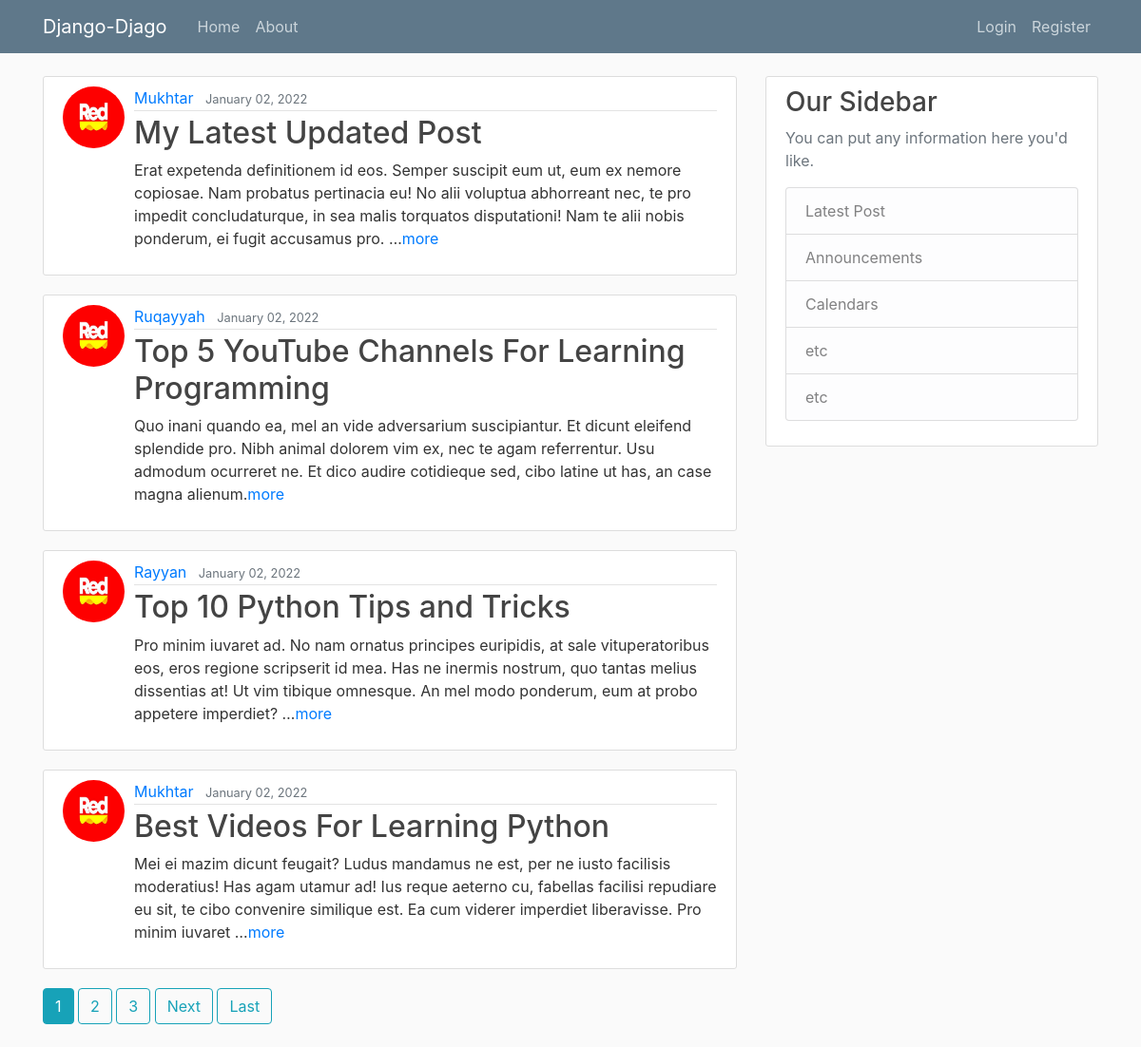
The page / on the database its author committed.
### blog/models.py (models this page shows, shortened)
class Post(models.Model):
    title = models.CharField(max_length=100)
    content = models.TextField()
    date_posted = models.DateTimeField(default=timezone.now)
    author = models.ForeignKey(User, on_delete=models.CASCADE)

### users/models.py (models this page shows, shortened)
class Profile(models.Model):
    user = models.OneToOneField(User, on_delete=models.CASCADE)
    image = models.ImageField(default='default.jpg', upload_to='profile_pics')

### blog/views.py (the view)
# urls.py: path('', PostListView.as_view(), name='blog-home'),
class PostListView(ListView):
    model = Post
    template_name = 'blog/home.html'  # <app>/<model>_<viewtype>.html
    context_object_name = 'posts'
    ordering = ['-date_posted']
    paginate_by = 4

### blog/templates/blog/home.html (shortened to what this page needs)
{% extends "blog/base.html" %}
{% block content %}
    {% for post in posts %}
        <article class="media content-section">
          <img class="rounded-circle article-img" src="{{ post.author.profile.image.url }}">
          <div class="media-body">
            <div class="article-metadata">
              <a class="mr-2" href="#">{{ post.author }}</a>
              <small class="text-muted">{{ post.date_posted|date:"F d, Y" }}</small>
            </div>
            <h2><a class="article-title" href="{% url 'post-detail' post.id %}">{{ post.title }}</a></h2>
            <p class="article-content">{{ post.content|truncatewords:40 }}<a class="mr-2" href="{% url 'post-detail' post.id %}" >more</a></p>
          </div>
        </article>
    {% endfor %}
    {% if is_paginated %}
      {% for num in page_obj.paginator.page_range %}
        {% if page_obj.number == num %}
          <a class="btn btn-info mb-4" href="?page={{ num }}">{{ num }}</a>
        {% elif num > page_obj.number|add:'-3' and num < page_obj.number|add:'3' %}
          <a class="btn btn-outline-info mb-4" href="?page={{ num }}">{{ num }}</a>
        {% endif %}
      {% endfor %}
      {% if page_obj.has_next %}
        <a class="btn btn-outline-info mb-4" href="?page={{ page_obj.next_page_number }}">Next</a>
        <a class="btn btn-outline-info mb-4" href="?page={{ page_obj.paginator.num_pages }}">Last</a>
      {% endif %}
    {% endif %}
{% endblock content %}

### blog/templates/blog/base.html (shortened to what this page needs)
{% load static %}
<!DOCTYPE html>
<html>
<head>
    <link rel="stylesheet" href="https://maxcdn.bootstrapcdn.com/bootstrap/4.0.0/css/bootstrap.min.css">
    <link rel="stylesheet" type="text/css" href="{% static 'blog/main.css' %}">
</head>
<body>
    <header class="site-header">
      <nav class="navbar navbar-expand-md navbar-dark bg-steel fixed-top">
        <div class="container">
          <a class="navbar-brand mr-4" href="{% url 'blog-home' %}">Django-Djago</a>
          <div class="collapse navbar-collapse" id="navbarToggle">
            <div class="navbar-nav mr-auto">
              <a class="nav-item nav-link" href="{% url 'blog-home' %}">Home</a>
              <a class="nav-item nav-link" href="{% url 'blog-about' %}">About</a>
            </div>
            <div class="navbar-nav">
              {% if user.is_authenticated %}
                <a class="nav-item nav-link" href="{% url 'post-create' %}">New Post</a>
                <a class="nav-item nav-link"  style="color:#fff" href="{% url 'profile' %}">[ <b>{{user.username}}</b> ]</a>
                <a class="nav-item nav-link" href="{% url 'logout' %}">Logout</a>
              {% else %}
                <a class="nav-item nav-link" href="{% url 'login' %}">Login</a>
                <a class="nav-item nav-link" href="{% url 'register' %}">Register</a>
              {% endif %}
            </div>
          </div>
        </div>
      </nav>
    </header>
    <main role="main" class="container">
      <div class="row">
        <div class="col-md-8">
          {% block content %}{% endblock %}
        </div>
        <div class="col-md-4">
          <div class="content-section">
            <h3>Our Sidebar</h3>
            <p class='text-muted'>You can put any information here you'd like.
              <ul class="list-group">
                <li class="list-group-item list-group-item-light">Latest Post</li>
                <li class="list-group-item list-group-item-light">Announcements</li>
                <li class="list-group-item list-group-item-light">Calendars</li>
                <li class="list-group-item list-group-item-light">etc</li>
                <li class="list-group-item list-group-item-light">etc</li>
              </ul>
            </p>
          </div>
        </div>
      </div>
    </main>
</body>
</html>

### blog/static/blog/main.css (style rules this page uses)
body { background: #fafafa; color: #333333; margin-top: 5rem; }
h1, h2, h3, h4, h5, h6 { color: #444444; }
ul { margin: 0; }
.bg-steel { background-color: #5f788a; }
.site-header .navbar-nav .nav-link { color: #cbd5db; }
.content-section { background: #ffffff; padding: 10px 20px; border: 1px solid #dddddd; border-radius: 3px; margin-bottom: 20px; }
.article-title { color: #444444; }
.article-content { white-space: pre-line; }
.article-img { height: 65px; width: 65px; margin-right: 10px; }
.article-metadata { padding-bottom: 1px; margin-bottom: 4px; border-bottom: 1px solid #e3e3e3 }

### rows shown on the page
Post: author.profile.image (placeholder picture), author "Mukhtar", date_posted "January 02, 2022", title "My Latest Updated Post", content "Erat expetenda definitionem id eos. Semper suscipit eum ut, eum ex nemore copiosae. Nam probatus pertinacia eu! No alii voluptua abhorreant nec, te pro impedit concludaturque, in sea malis torquatos disputationi! Nam te alii nobis ponderum, ei fugit accusamus pro. …"
Post: author.profile.image (placeholder picture), author "Ruqayyah", date_posted "January 02, 2022", title "Top 5 YouTube Channels For Learning Programming", content "Quo inani quando ea, mel an vide adversarium suscipiantur. Et dicunt eleifend splendide pro. Nibh animal dolorem vim ex, nec te agam referrentur. Usu admodum ocurreret ne. Et dico audire cotidieque sed, cibo latine ut has, an case magna alienum."
Post: author.profile.image (placeholder picture), author "Rayyan", date_posted "January 02, 2022", title "Top 10 Python Tips and Tricks", content "Pro minim iuvaret ad. No nam ornatus principes euripidis, at sale vituperatoribus eos, eros regione scripserit id mea. Has ne inermis nostrum, quo tantas melius dissentias at! Ut vim tibique omnesque. An mel modo ponderum, eum at probo appetere imperdiet? …"
Post: author.profile.image (placeholder picture), author "Mukhtar", date_posted "January 02, 2022", title "Best Videos For Learning Python", content "Mei ei mazim dicunt feugait? Ludus mandamus ne est, per ne iusto facilisis moderatius! Has agam utamur ad! Ius reque aeterno cu, fabellas facilisi repudiare eu sit, te cibo convenire similique est. Ea cum viderer imperdiet liberavisse. Pro minim iuvaret …"

### other values the page prints
{{ num }} "1"
{{ num }} "2" "3"
